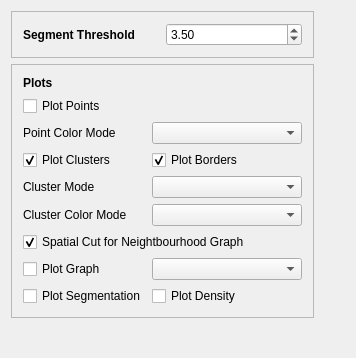
<?xml version="1.0" encoding="UTF-8"?>
<ui version="4.0">
 <class>WdgtSettingsClass</class>
 <widget class="QWidget" name="WdgtSettingsClass">
  <property name="geometry">
   <rect>
    <x>0</x>
    <y>0</y>
    <width>356</width>
    <height>358</height>
   </rect>
  </property>
  <property name="windowTitle">
   <string>DASP Parameters</string>
  </property>
  <layout class="QGridLayout" name="gridLayout">
   <item row="12" column="0">
    <spacer name="verticalSpacer">
     <property name="orientation">
      <enum>Qt::Vertical</enum>
     </property>
     <property name="sizeHint" stdset="0">
      <size>
       <width>20</width>
       <height>40</height>
      </size>
     </property>
    </spacer>
   </item>
   <item row="4" column="0">
    <widget class="QFrame" name="frame_4">
     <property name="frameShape">
      <enum>QFrame::StyledPanel</enum>
     </property>
     <property name="frameShadow">
      <enum>QFrame::Raised</enum>
     </property>
     <layout class="QGridLayout" name="gridLayout_5">
      <item row="0" column="0" colspan="2">
       <widget class="QLabel" name="label_16">
        <property name="font">
         <font>
          <weight>75</weight>
          <bold>true</bold>
         </font>
        </property>
        <property name="text">
         <string>Plots</string>
        </property>
        <property name="alignment">
         <set>Qt::AlignLeading|Qt::AlignLeft|Qt::AlignVCenter</set>
        </property>
       </widget>
      </item>
      <item row="1" column="0" colspan="2">
       <widget class="QCheckBox" name="checkBoxPlotPoints">
        <property name="text">
         <string>Plot Points</string>
        </property>
        <property name="checked">
         <bool>false</bool>
        </property>
       </widget>
      </item>
      <item row="2" column="1">
       <widget class="QComboBox" name="comboBoxPlotPointsColor">
        <property name="minimumSize">
         <size>
          <width>150</width>
          <height>0</height>
         </size>
        </property>
       </widget>
      </item>
      <item row="6" column="1">
       <widget class="QComboBox" name="comboBoxPlotClusterColor"/>
      </item>
      <item row="2" column="0">
       <widget class="QLabel" name="label_17">
        <property name="text">
         <string>Point Color Mode</string>
        </property>
       </widget>
      </item>
      <item row="6" column="0">
       <widget class="QLabel" name="label_18">
        <property name="text">
         <string>Cluster Color Mode</string>
        </property>
       </widget>
      </item>
      <item row="5" column="0">
       <widget class="QLabel" name="label_19">
        <property name="text">
         <string>Cluster Mode</string>
        </property>
       </widget>
      </item>
      <item row="5" column="1">
       <widget class="QComboBox" name="comboBoxPlotClusterMode"/>
      </item>
      <item row="4" column="0">
       <widget class="QCheckBox" name="checkBoxPlotClusters">
        <property name="text">
         <string>Plot Clusters</string>
        </property>
        <property name="checked">
         <bool>true</bool>
        </property>
       </widget>
      </item>
      <item row="9" column="0">
       <widget class="QCheckBox" name="checkBoxPlotGraph">
        <property name="text">
         <string>Plot Graph</string>
        </property>
       </widget>
      </item>
      <item row="4" column="1">
       <widget class="QCheckBox" name="checkBoxPlotBorders">
        <property name="text">
         <string>Plot Borders</string>
        </property>
        <property name="checked">
         <bool>true</bool>
        </property>
       </widget>
      </item>
      <item row="10" column="0">
       <widget class="QCheckBox" name="checkBoxPlotSegments">
        <property name="text">
         <string>Plot Segmentation</string>
        </property>
       </widget>
      </item>
      <item row="10" column="1">
       <widget class="QCheckBox" name="checkBoxPlotDensity">
        <property name="text">
         <string>Plot Density</string>
        </property>
       </widget>
      </item>
      <item row="7" column="0" colspan="2">
       <widget class="QCheckBox" name="checkBoxPlotGraphSpatialCut">
        <property name="text">
         <string>Spatial Cut for Neightbourhood Graph</string>
        </property>
        <property name="checked">
         <bool>true</bool>
        </property>
       </widget>
      </item>
      <item row="9" column="1">
       <widget class="QComboBox" name="comboBoxPlotGraphWeights"/>
      </item>
     </layout>
    </widget>
   </item>
   <item row="3" column="0">
    <widget class="QFrame" name="frame_5">
     <property name="frameShape">
      <enum>QFrame::StyledPanel</enum>
     </property>
     <property name="frameShadow">
      <enum>QFrame::Raised</enum>
     </property>
     <layout class="QGridLayout" name="gridLayout_7">
      <item row="0" column="0">
       <widget class="QLabel" name="label_21">
        <property name="font">
         <font>
          <weight>75</weight>
          <bold>true</bold>
         </font>
        </property>
        <property name="text">
         <string>Segment Threshold</string>
        </property>
       </widget>
      </item>
      <item row="0" column="1">
       <widget class="QDoubleSpinBox" name="doubleSpinBoxDaspSegmentThreshold">
        <property name="singleStep">
         <double>0.100000000000000</double>
        </property>
        <property name="value">
         <double>3.500000000000000</double>
        </property>
       </widget>
      </item>
     </layout>
    </widget>
   </item>
   <item row="3" column="1">
    <spacer name="horizontalSpacer">
     <property name="orientation">
      <enum>Qt::Horizontal</enum>
     </property>
     <property name="sizeHint" stdset="0">
      <size>
       <width>40</width>
       <height>20</height>
      </size>
     </property>
    </spacer>
   </item>
  </layout>
 </widget>
 <layoutdefault spacing="6" margin="11"/>
 <resources/>
 <connections/>
</ui>
